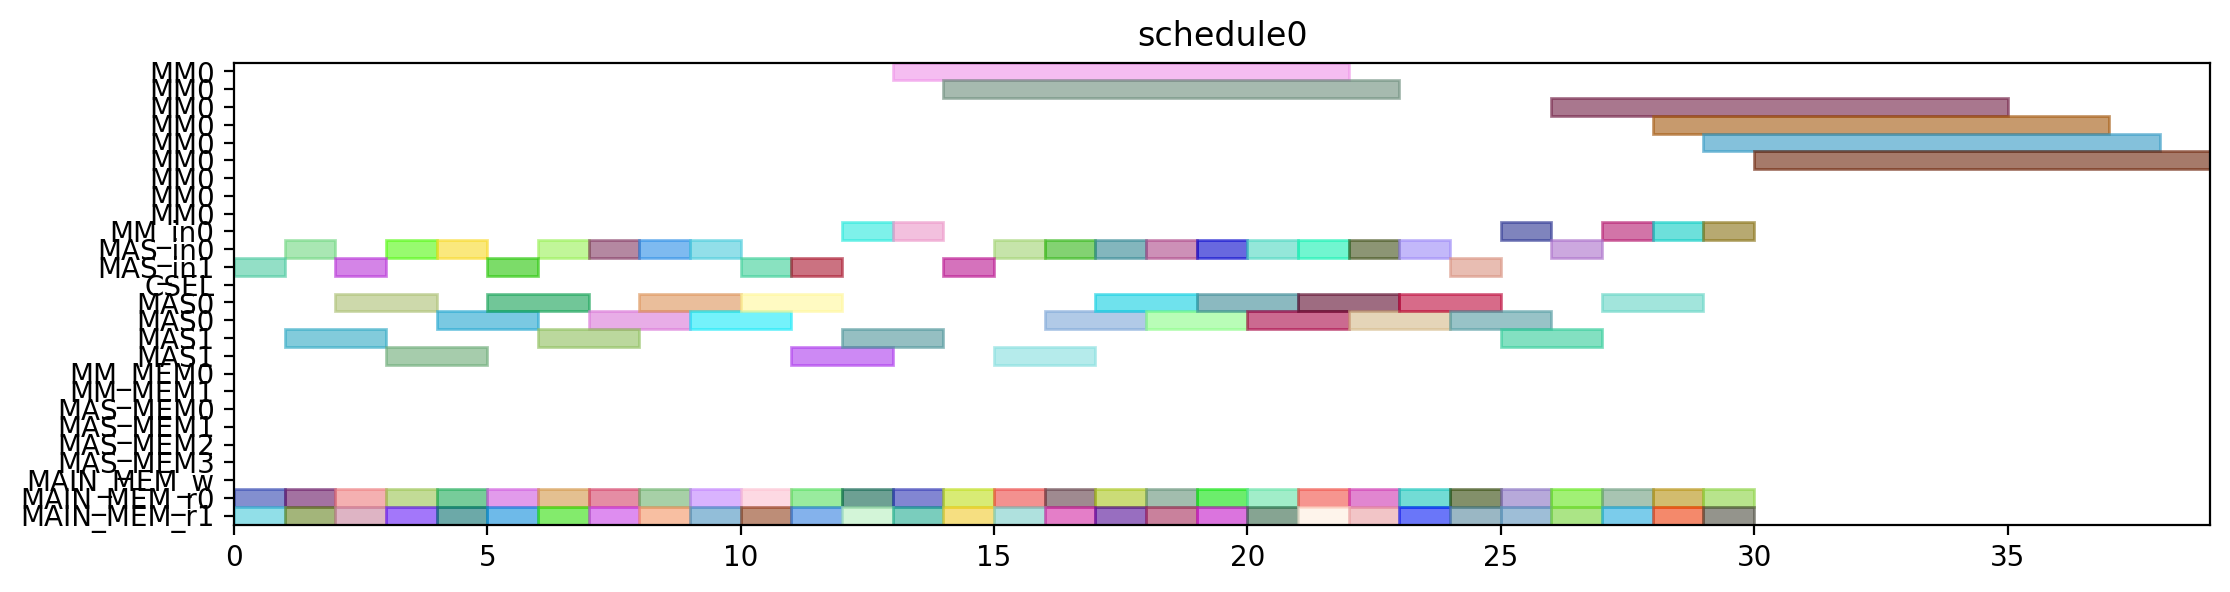

This figure's Python source:
from pyschedule import Scenario, solvers, plotters, alt


def solve():
	horizon = 149
	S = Scenario("schedule0", horizon=horizon)

	# resource
	MM = S.Resources('MM', num=1, size=9)
	MM_in = S.Resources('MM_in', num=1)
	MAS_in = S.Resources('MAS_in', num=2)
	CSEL = S.Resource('CSEL')
	MAS = S.Resources('MAS', num=2, size=2, periods=range(1, horizon))
	MM_MEM = S.Resources('MM_MEM', num=2)
	MAS_MEM = S.Resources('MAS_MEM', num=4)
	MAIN_MEM_w = S.Resource('MAIN_MEM_w', size=1)
	MAIN_MEM_r = S.Resources('MAIN_MEM_r', num=2)

	# result of previous scheduling

	# new tasks
	d_t0_a1_0 = S.Task('d_t0_a1_0', length=2, delay_cost=1)
	d_t0_a1_0 += alt(MAS)
	d_t0_a1_0_in = S.Task('d_t0_a1_0_in', length=1, delay_cost=1)
	d_t0_a1_0_in += alt(MAS_in)
	S += d_t0_a1_0_in*MAS_in[0]<=d_t0_a1_0*MAS[0]

	S += d_t0_a1_0_in*MAS_in[1]<=d_t0_a1_0*MAS[1]

	d_t0_a1_0_mem0 = S.Task('d_t0_a1_0_mem0', length=1, delay_cost=1)
	d_t0_a1_0_mem0 += MAIN_MEM_r[0]
	S += d_t0_a1_0_mem0 <= d_t0_a1_0

	d_t0_a1_0_mem1 = S.Task('d_t0_a1_0_mem1', length=1, delay_cost=1)
	d_t0_a1_0_mem1 += MAIN_MEM_r[1]
	S += d_t0_a1_0_mem1 <= d_t0_a1_0

	d_t0_a1_1 = S.Task('d_t0_a1_1', length=2, delay_cost=1)
	d_t0_a1_1 += alt(MAS)
	d_t0_a1_1_in = S.Task('d_t0_a1_1_in', length=1, delay_cost=1)
	d_t0_a1_1_in += alt(MAS_in)
	S += d_t0_a1_1_in*MAS_in[0]<=d_t0_a1_1*MAS[0]

	S += d_t0_a1_1_in*MAS_in[1]<=d_t0_a1_1*MAS[1]

	d_t0_a1_1_mem0 = S.Task('d_t0_a1_1_mem0', length=1, delay_cost=1)
	d_t0_a1_1_mem0 += MAIN_MEM_r[0]
	S += d_t0_a1_1_mem0 <= d_t0_a1_1

	d_t0_a1_1_mem1 = S.Task('d_t0_a1_1_mem1', length=1, delay_cost=1)
	d_t0_a1_1_mem1 += MAIN_MEM_r[1]
	S += d_t0_a1_1_mem1 <= d_t0_a1_1

	d_t0_t10 = S.Task('d_t0_t10', length=2, delay_cost=1)
	d_t0_t10 += alt(MAS)
	d_t0_t10_in = S.Task('d_t0_t10_in', length=1, delay_cost=1)
	d_t0_t10_in += alt(MAS_in)
	S += d_t0_t10_in*MAS_in[0]<=d_t0_t10*MAS[0]

	S += d_t0_t10_in*MAS_in[1]<=d_t0_t10*MAS[1]

	d_t0_t10_mem0 = S.Task('d_t0_t10_mem0', length=1, delay_cost=1)
	d_t0_t10_mem0 += MAIN_MEM_r[0]
	S += d_t0_t10_mem0 <= d_t0_t10

	d_t0_t10_mem1 = S.Task('d_t0_t10_mem1', length=1, delay_cost=1)
	d_t0_t10_mem1 += MAIN_MEM_r[1]
	S += d_t0_t10_mem1 <= d_t0_t10

	d_t0_t11 = S.Task('d_t0_t11', length=2, delay_cost=1)
	d_t0_t11 += alt(MAS)
	d_t0_t11_in = S.Task('d_t0_t11_in', length=1, delay_cost=1)
	d_t0_t11_in += alt(MAS_in)
	S += d_t0_t11_in*MAS_in[0]<=d_t0_t11*MAS[0]

	S += d_t0_t11_in*MAS_in[1]<=d_t0_t11*MAS[1]

	d_t0_t11_mem0 = S.Task('d_t0_t11_mem0', length=1, delay_cost=1)
	d_t0_t11_mem0 += MAIN_MEM_r[0]
	S += d_t0_t11_mem0 <= d_t0_t11

	d_t0_t11_mem1 = S.Task('d_t0_t11_mem1', length=1, delay_cost=1)
	d_t0_t11_mem1 += MAIN_MEM_r[1]
	S += d_t0_t11_mem1 <= d_t0_t11

	d_t0_t3_t0 = S.Task('d_t0_t3_t0', length=9, delay_cost=1)
	d_t0_t3_t0 += alt(MM)
	d_t0_t3_t0_in = S.Task('d_t0_t3_t0_in', length=1, delay_cost=1)
	d_t0_t3_t0_in += alt(MM_in)
	S += d_t0_t3_t0_in*MM_in[0]<=d_t0_t3_t0*MM[0]
	d_t0_t3_t0_mem0 = S.Task('d_t0_t3_t0_mem0', length=1, delay_cost=1)
	d_t0_t3_t0_mem0 += MAIN_MEM_r[0]
	S += d_t0_t3_t0_mem0 <= d_t0_t3_t0

	d_t0_t3_t0_mem1 = S.Task('d_t0_t3_t0_mem1', length=1, delay_cost=1)
	d_t0_t3_t0_mem1 += MAIN_MEM_r[1]
	S += d_t0_t3_t0_mem1 <= d_t0_t3_t0

	d_t0_t3_t1 = S.Task('d_t0_t3_t1', length=9, delay_cost=1)
	d_t0_t3_t1 += alt(MM)
	d_t0_t3_t1_in = S.Task('d_t0_t3_t1_in', length=1, delay_cost=1)
	d_t0_t3_t1_in += alt(MM_in)
	S += d_t0_t3_t1_in*MM_in[0]<=d_t0_t3_t1*MM[0]
	d_t0_t3_t1_mem0 = S.Task('d_t0_t3_t1_mem0', length=1, delay_cost=1)
	d_t0_t3_t1_mem0 += MAIN_MEM_r[0]
	S += d_t0_t3_t1_mem0 <= d_t0_t3_t1

	d_t0_t3_t1_mem1 = S.Task('d_t0_t3_t1_mem1', length=1, delay_cost=1)
	d_t0_t3_t1_mem1 += MAIN_MEM_r[1]
	S += d_t0_t3_t1_mem1 <= d_t0_t3_t1

	d_t0_t3_t2 = S.Task('d_t0_t3_t2', length=2, delay_cost=1)
	d_t0_t3_t2 += alt(MAS)
	d_t0_t3_t2_in = S.Task('d_t0_t3_t2_in', length=1, delay_cost=1)
	d_t0_t3_t2_in += alt(MAS_in)
	S += d_t0_t3_t2_in*MAS_in[0]<=d_t0_t3_t2*MAS[0]

	S += d_t0_t3_t2_in*MAS_in[1]<=d_t0_t3_t2*MAS[1]

	d_t0_t3_t2_mem0 = S.Task('d_t0_t3_t2_mem0', length=1, delay_cost=1)
	d_t0_t3_t2_mem0 += MAIN_MEM_r[0]
	S += d_t0_t3_t2_mem0 <= d_t0_t3_t2

	d_t0_t3_t2_mem1 = S.Task('d_t0_t3_t2_mem1', length=1, delay_cost=1)
	d_t0_t3_t2_mem1 += MAIN_MEM_r[1]
	S += d_t0_t3_t2_mem1 <= d_t0_t3_t2

	d_t0_t3_t3 = S.Task('d_t0_t3_t3', length=2, delay_cost=1)
	d_t0_t3_t3 += alt(MAS)
	d_t0_t3_t3_in = S.Task('d_t0_t3_t3_in', length=1, delay_cost=1)
	d_t0_t3_t3_in += alt(MAS_in)
	S += d_t0_t3_t3_in*MAS_in[0]<=d_t0_t3_t3*MAS[0]

	S += d_t0_t3_t3_in*MAS_in[1]<=d_t0_t3_t3*MAS[1]

	d_t0_t3_t3_mem0 = S.Task('d_t0_t3_t3_mem0', length=1, delay_cost=1)
	d_t0_t3_t3_mem0 += MAIN_MEM_r[0]
	S += d_t0_t3_t3_mem0 <= d_t0_t3_t3

	d_t0_t3_t3_mem1 = S.Task('d_t0_t3_t3_mem1', length=1, delay_cost=1)
	d_t0_t3_t3_mem1 += MAIN_MEM_r[1]
	S += d_t0_t3_t3_mem1 <= d_t0_t3_t3

	d_t1_a1_0 = S.Task('d_t1_a1_0', length=2, delay_cost=1)
	d_t1_a1_0 += alt(MAS)
	d_t1_a1_0_in = S.Task('d_t1_a1_0_in', length=1, delay_cost=1)
	d_t1_a1_0_in += alt(MAS_in)
	S += d_t1_a1_0_in*MAS_in[0]<=d_t1_a1_0*MAS[0]

	S += d_t1_a1_0_in*MAS_in[1]<=d_t1_a1_0*MAS[1]

	d_t1_a1_0_mem0 = S.Task('d_t1_a1_0_mem0', length=1, delay_cost=1)
	d_t1_a1_0_mem0 += MAIN_MEM_r[0]
	S += d_t1_a1_0_mem0 <= d_t1_a1_0

	d_t1_a1_0_mem1 = S.Task('d_t1_a1_0_mem1', length=1, delay_cost=1)
	d_t1_a1_0_mem1 += MAIN_MEM_r[1]
	S += d_t1_a1_0_mem1 <= d_t1_a1_0

	d_t1_a1_1 = S.Task('d_t1_a1_1', length=2, delay_cost=1)
	d_t1_a1_1 += alt(MAS)
	d_t1_a1_1_in = S.Task('d_t1_a1_1_in', length=1, delay_cost=1)
	d_t1_a1_1_in += alt(MAS_in)
	S += d_t1_a1_1_in*MAS_in[0]<=d_t1_a1_1*MAS[0]

	S += d_t1_a1_1_in*MAS_in[1]<=d_t1_a1_1*MAS[1]

	d_t1_a1_1_mem0 = S.Task('d_t1_a1_1_mem0', length=1, delay_cost=1)
	d_t1_a1_1_mem0 += MAIN_MEM_r[0]
	S += d_t1_a1_1_mem0 <= d_t1_a1_1

	d_t1_a1_1_mem1 = S.Task('d_t1_a1_1_mem1', length=1, delay_cost=1)
	d_t1_a1_1_mem1 += MAIN_MEM_r[1]
	S += d_t1_a1_1_mem1 <= d_t1_a1_1

	d_t1_t10 = S.Task('d_t1_t10', length=2, delay_cost=1)
	d_t1_t10 += alt(MAS)
	d_t1_t10_in = S.Task('d_t1_t10_in', length=1, delay_cost=1)
	d_t1_t10_in += alt(MAS_in)
	S += d_t1_t10_in*MAS_in[0]<=d_t1_t10*MAS[0]

	S += d_t1_t10_in*MAS_in[1]<=d_t1_t10*MAS[1]

	d_t1_t10_mem0 = S.Task('d_t1_t10_mem0', length=1, delay_cost=1)
	d_t1_t10_mem0 += MAIN_MEM_r[0]
	S += d_t1_t10_mem0 <= d_t1_t10

	d_t1_t10_mem1 = S.Task('d_t1_t10_mem1', length=1, delay_cost=1)
	d_t1_t10_mem1 += MAIN_MEM_r[1]
	S += d_t1_t10_mem1 <= d_t1_t10

	d_t1_t11 = S.Task('d_t1_t11', length=2, delay_cost=1)
	d_t1_t11 += alt(MAS)
	d_t1_t11_in = S.Task('d_t1_t11_in', length=1, delay_cost=1)
	d_t1_t11_in += alt(MAS_in)
	S += d_t1_t11_in*MAS_in[0]<=d_t1_t11*MAS[0]

	S += d_t1_t11_in*MAS_in[1]<=d_t1_t11*MAS[1]

	d_t1_t11_mem0 = S.Task('d_t1_t11_mem0', length=1, delay_cost=1)
	d_t1_t11_mem0 += MAIN_MEM_r[0]
	S += d_t1_t11_mem0 <= d_t1_t11

	d_t1_t11_mem1 = S.Task('d_t1_t11_mem1', length=1, delay_cost=1)
	d_t1_t11_mem1 += MAIN_MEM_r[1]
	S += d_t1_t11_mem1 <= d_t1_t11

	d_t1_t3_t0 = S.Task('d_t1_t3_t0', length=9, delay_cost=1)
	d_t1_t3_t0 += alt(MM)
	d_t1_t3_t0_in = S.Task('d_t1_t3_t0_in', length=1, delay_cost=1)
	d_t1_t3_t0_in += alt(MM_in)
	S += d_t1_t3_t0_in*MM_in[0]<=d_t1_t3_t0*MM[0]
	d_t1_t3_t0_mem0 = S.Task('d_t1_t3_t0_mem0', length=1, delay_cost=1)
	d_t1_t3_t0_mem0 += MAIN_MEM_r[0]
	S += d_t1_t3_t0_mem0 <= d_t1_t3_t0

	d_t1_t3_t0_mem1 = S.Task('d_t1_t3_t0_mem1', length=1, delay_cost=1)
	d_t1_t3_t0_mem1 += MAIN_MEM_r[1]
	S += d_t1_t3_t0_mem1 <= d_t1_t3_t0

	d_t1_t3_t1 = S.Task('d_t1_t3_t1', length=9, delay_cost=1)
	d_t1_t3_t1 += alt(MM)
	d_t1_t3_t1_in = S.Task('d_t1_t3_t1_in', length=1, delay_cost=1)
	d_t1_t3_t1_in += alt(MM_in)
	S += d_t1_t3_t1_in*MM_in[0]<=d_t1_t3_t1*MM[0]
	d_t1_t3_t1_mem0 = S.Task('d_t1_t3_t1_mem0', length=1, delay_cost=1)
	d_t1_t3_t1_mem0 += MAIN_MEM_r[0]
	S += d_t1_t3_t1_mem0 <= d_t1_t3_t1

	d_t1_t3_t1_mem1 = S.Task('d_t1_t3_t1_mem1', length=1, delay_cost=1)
	d_t1_t3_t1_mem1 += MAIN_MEM_r[1]
	S += d_t1_t3_t1_mem1 <= d_t1_t3_t1

	d_t1_t3_t2 = S.Task('d_t1_t3_t2', length=2, delay_cost=1)
	d_t1_t3_t2 += alt(MAS)
	d_t1_t3_t2_in = S.Task('d_t1_t3_t2_in', length=1, delay_cost=1)
	d_t1_t3_t2_in += alt(MAS_in)
	S += d_t1_t3_t2_in*MAS_in[0]<=d_t1_t3_t2*MAS[0]

	S += d_t1_t3_t2_in*MAS_in[1]<=d_t1_t3_t2*MAS[1]

	d_t1_t3_t2_mem0 = S.Task('d_t1_t3_t2_mem0', length=1, delay_cost=1)
	d_t1_t3_t2_mem0 += MAIN_MEM_r[0]
	S += d_t1_t3_t2_mem0 <= d_t1_t3_t2

	d_t1_t3_t2_mem1 = S.Task('d_t1_t3_t2_mem1', length=1, delay_cost=1)
	d_t1_t3_t2_mem1 += MAIN_MEM_r[1]
	S += d_t1_t3_t2_mem1 <= d_t1_t3_t2

	d_t1_t3_t3 = S.Task('d_t1_t3_t3', length=2, delay_cost=1)
	d_t1_t3_t3 += alt(MAS)
	d_t1_t3_t3_in = S.Task('d_t1_t3_t3_in', length=1, delay_cost=1)
	d_t1_t3_t3_in += alt(MAS_in)
	S += d_t1_t3_t3_in*MAS_in[0]<=d_t1_t3_t3*MAS[0]

	S += d_t1_t3_t3_in*MAS_in[1]<=d_t1_t3_t3*MAS[1]

	d_t1_t3_t3_mem0 = S.Task('d_t1_t3_t3_mem0', length=1, delay_cost=1)
	d_t1_t3_t3_mem0 += MAIN_MEM_r[0]
	S += d_t1_t3_t3_mem0 <= d_t1_t3_t3

	d_t1_t3_t3_mem1 = S.Task('d_t1_t3_t3_mem1', length=1, delay_cost=1)
	d_t1_t3_t3_mem1 += MAIN_MEM_r[1]
	S += d_t1_t3_t3_mem1 <= d_t1_t3_t3

	d_t2_a1_0 = S.Task('d_t2_a1_0', length=2, delay_cost=1)
	d_t2_a1_0 += alt(MAS)
	d_t2_a1_0_in = S.Task('d_t2_a1_0_in', length=1, delay_cost=1)
	d_t2_a1_0_in += alt(MAS_in)
	S += d_t2_a1_0_in*MAS_in[0]<=d_t2_a1_0*MAS[0]

	S += d_t2_a1_0_in*MAS_in[1]<=d_t2_a1_0*MAS[1]

	d_t2_a1_0_mem0 = S.Task('d_t2_a1_0_mem0', length=1, delay_cost=1)
	d_t2_a1_0_mem0 += MAIN_MEM_r[0]
	S += d_t2_a1_0_mem0 <= d_t2_a1_0

	d_t2_a1_0_mem1 = S.Task('d_t2_a1_0_mem1', length=1, delay_cost=1)
	d_t2_a1_0_mem1 += MAIN_MEM_r[1]
	S += d_t2_a1_0_mem1 <= d_t2_a1_0

	d_t2_a1_1 = S.Task('d_t2_a1_1', length=2, delay_cost=1)
	d_t2_a1_1 += alt(MAS)
	d_t2_a1_1_in = S.Task('d_t2_a1_1_in', length=1, delay_cost=1)
	d_t2_a1_1_in += alt(MAS_in)
	S += d_t2_a1_1_in*MAS_in[0]<=d_t2_a1_1*MAS[0]

	S += d_t2_a1_1_in*MAS_in[1]<=d_t2_a1_1*MAS[1]

	d_t2_a1_1_mem0 = S.Task('d_t2_a1_1_mem0', length=1, delay_cost=1)
	d_t2_a1_1_mem0 += MAIN_MEM_r[0]
	S += d_t2_a1_1_mem0 <= d_t2_a1_1

	d_t2_a1_1_mem1 = S.Task('d_t2_a1_1_mem1', length=1, delay_cost=1)
	d_t2_a1_1_mem1 += MAIN_MEM_r[1]
	S += d_t2_a1_1_mem1 <= d_t2_a1_1

	d_t2_t10 = S.Task('d_t2_t10', length=2, delay_cost=1)
	d_t2_t10 += alt(MAS)
	d_t2_t10_in = S.Task('d_t2_t10_in', length=1, delay_cost=1)
	d_t2_t10_in += alt(MAS_in)
	S += d_t2_t10_in*MAS_in[0]<=d_t2_t10*MAS[0]

	S += d_t2_t10_in*MAS_in[1]<=d_t2_t10*MAS[1]

	d_t2_t10_mem0 = S.Task('d_t2_t10_mem0', length=1, delay_cost=1)
	d_t2_t10_mem0 += MAIN_MEM_r[0]
	S += d_t2_t10_mem0 <= d_t2_t10

	d_t2_t10_mem1 = S.Task('d_t2_t10_mem1', length=1, delay_cost=1)
	d_t2_t10_mem1 += MAIN_MEM_r[1]
	S += d_t2_t10_mem1 <= d_t2_t10

	d_t2_t11 = S.Task('d_t2_t11', length=2, delay_cost=1)
	d_t2_t11 += alt(MAS)
	d_t2_t11_in = S.Task('d_t2_t11_in', length=1, delay_cost=1)
	d_t2_t11_in += alt(MAS_in)
	S += d_t2_t11_in*MAS_in[0]<=d_t2_t11*MAS[0]

	S += d_t2_t11_in*MAS_in[1]<=d_t2_t11*MAS[1]

	d_t2_t11_mem0 = S.Task('d_t2_t11_mem0', length=1, delay_cost=1)
	d_t2_t11_mem0 += MAIN_MEM_r[0]
	S += d_t2_t11_mem0 <= d_t2_t11

	d_t2_t11_mem1 = S.Task('d_t2_t11_mem1', length=1, delay_cost=1)
	d_t2_t11_mem1 += MAIN_MEM_r[1]
	S += d_t2_t11_mem1 <= d_t2_t11

	d_t2_t3_t0 = S.Task('d_t2_t3_t0', length=9, delay_cost=1)
	d_t2_t3_t0 += alt(MM)
	d_t2_t3_t0_in = S.Task('d_t2_t3_t0_in', length=1, delay_cost=1)
	d_t2_t3_t0_in += alt(MM_in)
	S += d_t2_t3_t0_in*MM_in[0]<=d_t2_t3_t0*MM[0]
	d_t2_t3_t0_mem0 = S.Task('d_t2_t3_t0_mem0', length=1, delay_cost=1)
	d_t2_t3_t0_mem0 += MAIN_MEM_r[0]
	S += d_t2_t3_t0_mem0 <= d_t2_t3_t0

	d_t2_t3_t0_mem1 = S.Task('d_t2_t3_t0_mem1', length=1, delay_cost=1)
	d_t2_t3_t0_mem1 += MAIN_MEM_r[1]
	S += d_t2_t3_t0_mem1 <= d_t2_t3_t0

	d_t2_t3_t1 = S.Task('d_t2_t3_t1', length=9, delay_cost=1)
	d_t2_t3_t1 += alt(MM)
	d_t2_t3_t1_in = S.Task('d_t2_t3_t1_in', length=1, delay_cost=1)
	d_t2_t3_t1_in += alt(MM_in)
	S += d_t2_t3_t1_in*MM_in[0]<=d_t2_t3_t1*MM[0]
	d_t2_t3_t1_mem0 = S.Task('d_t2_t3_t1_mem0', length=1, delay_cost=1)
	d_t2_t3_t1_mem0 += MAIN_MEM_r[0]
	S += d_t2_t3_t1_mem0 <= d_t2_t3_t1

	d_t2_t3_t1_mem1 = S.Task('d_t2_t3_t1_mem1', length=1, delay_cost=1)
	d_t2_t3_t1_mem1 += MAIN_MEM_r[1]
	S += d_t2_t3_t1_mem1 <= d_t2_t3_t1

	d_t2_t3_t2 = S.Task('d_t2_t3_t2', length=2, delay_cost=1)
	d_t2_t3_t2 += alt(MAS)
	d_t2_t3_t2_in = S.Task('d_t2_t3_t2_in', length=1, delay_cost=1)
	d_t2_t3_t2_in += alt(MAS_in)
	S += d_t2_t3_t2_in*MAS_in[0]<=d_t2_t3_t2*MAS[0]

	S += d_t2_t3_t2_in*MAS_in[1]<=d_t2_t3_t2*MAS[1]

	d_t2_t3_t2_mem0 = S.Task('d_t2_t3_t2_mem0', length=1, delay_cost=1)
	d_t2_t3_t2_mem0 += MAIN_MEM_r[0]
	S += d_t2_t3_t2_mem0 <= d_t2_t3_t2

	d_t2_t3_t2_mem1 = S.Task('d_t2_t3_t2_mem1', length=1, delay_cost=1)
	d_t2_t3_t2_mem1 += MAIN_MEM_r[1]
	S += d_t2_t3_t2_mem1 <= d_t2_t3_t2

	d_t2_t3_t3 = S.Task('d_t2_t3_t3', length=2, delay_cost=1)
	d_t2_t3_t3 += alt(MAS)
	d_t2_t3_t3_in = S.Task('d_t2_t3_t3_in', length=1, delay_cost=1)
	d_t2_t3_t3_in += alt(MAS_in)
	S += d_t2_t3_t3_in*MAS_in[0]<=d_t2_t3_t3*MAS[0]

	S += d_t2_t3_t3_in*MAS_in[1]<=d_t2_t3_t3*MAS[1]

	d_t2_t3_t3_mem0 = S.Task('d_t2_t3_t3_mem0', length=1, delay_cost=1)
	d_t2_t3_t3_mem0 += MAIN_MEM_r[0]
	S += d_t2_t3_t3_mem0 <= d_t2_t3_t3

	d_t2_t3_t3_mem1 = S.Task('d_t2_t3_t3_mem1', length=1, delay_cost=1)
	d_t2_t3_t3_mem1 += MAIN_MEM_r[1]
	S += d_t2_t3_t3_mem1 <= d_t2_t3_t3

	d_t3000 = S.Task('d_t3000', length=2, delay_cost=1)
	d_t3000 += alt(MAS)
	d_t3000_in = S.Task('d_t3000_in', length=1, delay_cost=1)
	d_t3000_in += alt(MAS_in)
	S += d_t3000_in*MAS_in[0]<=d_t3000*MAS[0]

	S += d_t3000_in*MAS_in[1]<=d_t3000*MAS[1]

	d_t3000_mem0 = S.Task('d_t3000_mem0', length=1, delay_cost=1)
	d_t3000_mem0 += MAIN_MEM_r[0]
	S += d_t3000_mem0 <= d_t3000

	d_t3000_mem1 = S.Task('d_t3000_mem1', length=1, delay_cost=1)
	d_t3000_mem1 += MAIN_MEM_r[1]
	S += d_t3000_mem1 <= d_t3000

	d_t3001 = S.Task('d_t3001', length=2, delay_cost=1)
	d_t3001 += alt(MAS)
	d_t3001_in = S.Task('d_t3001_in', length=1, delay_cost=1)
	d_t3001_in += alt(MAS_in)
	S += d_t3001_in*MAS_in[0]<=d_t3001*MAS[0]

	S += d_t3001_in*MAS_in[1]<=d_t3001*MAS[1]

	d_t3001_mem0 = S.Task('d_t3001_mem0', length=1, delay_cost=1)
	d_t3001_mem0 += MAIN_MEM_r[0]
	S += d_t3001_mem0 <= d_t3001

	d_t3001_mem1 = S.Task('d_t3001_mem1', length=1, delay_cost=1)
	d_t3001_mem1 += MAIN_MEM_r[1]
	S += d_t3001_mem1 <= d_t3001

	d_t3010 = S.Task('d_t3010', length=2, delay_cost=1)
	d_t3010 += alt(MAS)
	d_t3010_in = S.Task('d_t3010_in', length=1, delay_cost=1)
	d_t3010_in += alt(MAS_in)
	S += d_t3010_in*MAS_in[0]<=d_t3010*MAS[0]

	S += d_t3010_in*MAS_in[1]<=d_t3010*MAS[1]

	d_t3010_mem0 = S.Task('d_t3010_mem0', length=1, delay_cost=1)
	d_t3010_mem0 += MAIN_MEM_r[0]
	S += d_t3010_mem0 <= d_t3010

	d_t3010_mem1 = S.Task('d_t3010_mem1', length=1, delay_cost=1)
	d_t3010_mem1 += MAIN_MEM_r[1]
	S += d_t3010_mem1 <= d_t3010

	d_t3011 = S.Task('d_t3011', length=2, delay_cost=1)
	d_t3011 += alt(MAS)
	d_t3011_in = S.Task('d_t3011_in', length=1, delay_cost=1)
	d_t3011_in += alt(MAS_in)
	S += d_t3011_in*MAS_in[0]<=d_t3011*MAS[0]

	S += d_t3011_in*MAS_in[1]<=d_t3011*MAS[1]

	d_t3011_mem0 = S.Task('d_t3011_mem0', length=1, delay_cost=1)
	d_t3011_mem0 += MAIN_MEM_r[0]
	S += d_t3011_mem0 <= d_t3011

	d_t3011_mem1 = S.Task('d_t3011_mem1', length=1, delay_cost=1)
	d_t3011_mem1 += MAIN_MEM_r[1]
	S += d_t3011_mem1 <= d_t3011

	d_t4000 = S.Task('d_t4000', length=2, delay_cost=1)
	d_t4000 += alt(MAS)
	d_t4000_in = S.Task('d_t4000_in', length=1, delay_cost=1)
	d_t4000_in += alt(MAS_in)
	S += d_t4000_in*MAS_in[0]<=d_t4000*MAS[0]

	S += d_t4000_in*MAS_in[1]<=d_t4000*MAS[1]

	d_t4000_mem0 = S.Task('d_t4000_mem0', length=1, delay_cost=1)
	d_t4000_mem0 += MAIN_MEM_r[0]
	S += d_t4000_mem0 <= d_t4000

	d_t4000_mem1 = S.Task('d_t4000_mem1', length=1, delay_cost=1)
	d_t4000_mem1 += MAIN_MEM_r[1]
	S += d_t4000_mem1 <= d_t4000

	d_t4001 = S.Task('d_t4001', length=2, delay_cost=1)
	d_t4001 += alt(MAS)
	d_t4001_in = S.Task('d_t4001_in', length=1, delay_cost=1)
	d_t4001_in += alt(MAS_in)
	S += d_t4001_in*MAS_in[0]<=d_t4001*MAS[0]

	S += d_t4001_in*MAS_in[1]<=d_t4001*MAS[1]

	d_t4001_mem0 = S.Task('d_t4001_mem0', length=1, delay_cost=1)
	d_t4001_mem0 += MAIN_MEM_r[0]
	S += d_t4001_mem0 <= d_t4001

	d_t4001_mem1 = S.Task('d_t4001_mem1', length=1, delay_cost=1)
	d_t4001_mem1 += MAIN_MEM_r[1]
	S += d_t4001_mem1 <= d_t4001

	solvers.mip.solve(S,msg=1,kind='CPLEX',ratio_gap=1.01)

	solution = [['hoge']*len(S.solution()[1]) for i in range(len(S.solution()))]
	for i in range(len(S.solution())):
		for j in range(len(S.solution()[i])):
			solution[i][j]=str(S.solution()[i][j])
	print(solution)

	cycles = int(solution[-1][3])

	pic_file_name = "/mnt/rose/usr1/fukuda/ABE/multiRAM_multiMAS_16mux/scheduling_result/stage9MM1_stage2MAS2/FP12_LADDERMUL/schedule0.png"
	if(S.solution() != []):
		plotters.matplotlib.plot(S,img_filename=pic_file_name, show_task_labels=False, fig_size=(cycles*0.25+3, 3))

	return solution
